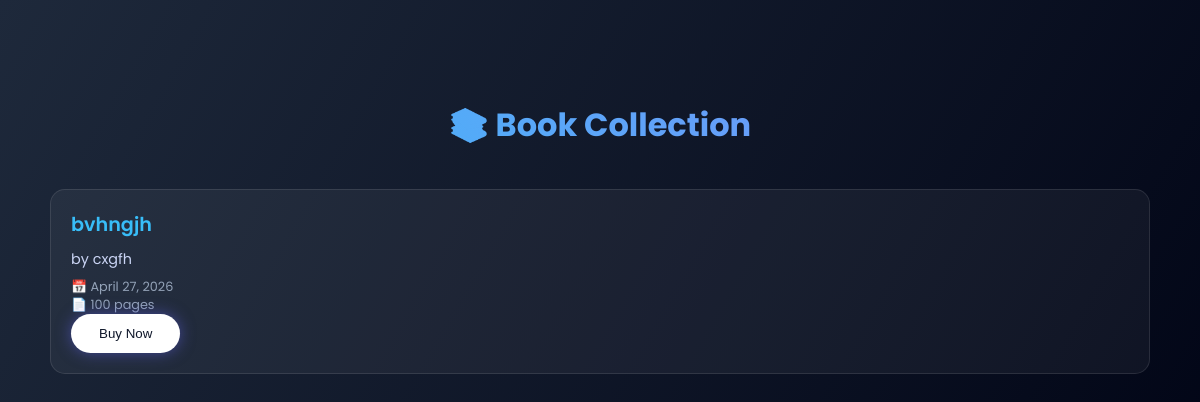
The page /books/ on the database as committed earlier.
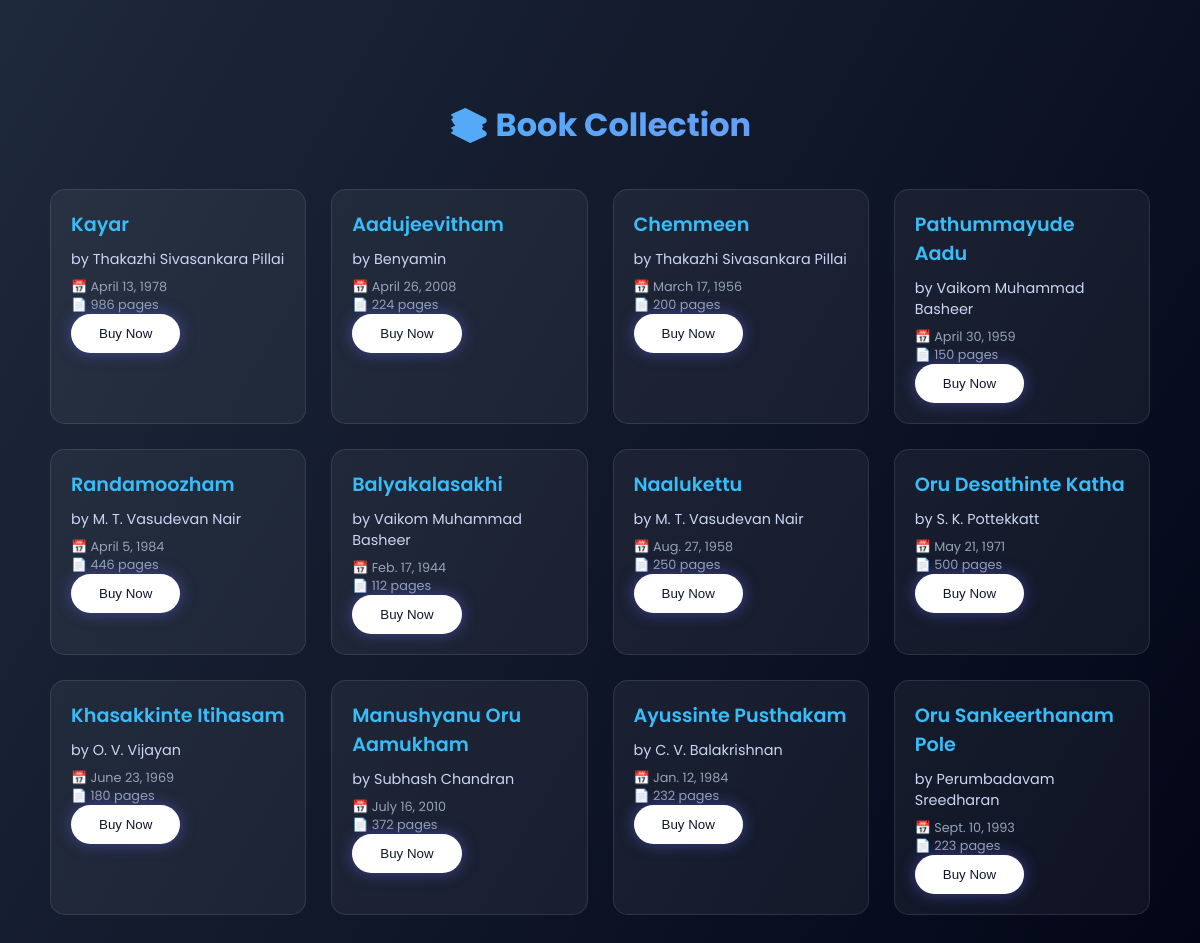
The same page on the database as committed later.
### project/models.py (models this page shows, shortened)
class Book(models.Model):
    title = models.CharField(max_length=200)
    author = models.CharField(max_length=200)
    published_date = models.DateField()
    pages = models.IntegerField()

### project/views.py (the view)
# urls.py: path('books/', views.books, name='books'),
def books(request):
    books = Book.objects.all()
    return render(request, 'books.html', {'books': books})

### templates/books.html (shortened to what this page needs)
<!DOCTYPE html>
<html lang="en">
<head>
</head>
<body>
<div class="container">
    <h1>📚 Book Collection</h1>
    <div class="book-grid">
        {% for i in books %}
            <div class="book-card">
                <div class="title">{{ i.title }}</div>
                <div class="author">by {{ i.author }}</div>
                <div class="details">
                    📅 {{ i.published_date }} <br>
                    📄 {{ i.pages }} pages
                </div>
                <a href="{% url 'buy_book' i.id %}">
                    <button class="btn" style="background:white; color:#0f172a;"
                        onclick="alert('✅ Book purchased successfully!')">
                        Buy Now
                    </button>
                </a>
            </div>
        {% empty %}
            <p class="empty">No books available.</p>
        {% endfor %}
    </div>
</div>
</body>
</html>

### templates/books.html (style rules this page uses)
body { font-family: 'Poppins', sans-serif; background: linear-gradient(120deg, #1e293b, #020617); color: white; margin: 0; padding: 0; }
.container { max-width: 1100px; margin: 60px auto; padding: 20px; }
h1 { text-align: center; margin-bottom: 40px; background: linear-gradient(45deg,#38bdf8,#818cf8); -webkit-background-clip: text; color: transparent; }
.book-grid { display: grid; grid-template-columns: repeat(auto-fit, minmax(250px, 1fr)); gap: 25px; }
.book-card { background: rgba(255,255,255,0.05); border-radius: 15px; padding: 20px; border: 1px solid rgba(255,255,255,0.1); transition: 0.3s; }
.title { font-size: 1.2rem; font-weight: 600; margin-bottom: 10px; color: #38bdf8; }
.author { font-size: 0.9rem; color: #cbd5f5; margin-bottom: 8px; }
.details { font-size: 0.8rem; color: #94a3b8; }
.btn { padding:12px 28px; border:none; border-radius:30px; background:linear-gradient(45deg,#38bdf8,#6366f1); color:white; cursor:pointer; font-weight:500; transition:0.3s; box-shadow:0 0 15px rgba(99,102,241,0.5); }

Rows that differ between the two databases and show on the page:
removed Book: title "bvhngjh", author "cxgfh", published_date "April 27, 2026", pages "100"
added Book: title "Kayar", author "Thakazhi Sivasankara Pillai", published_date "April 13, 1978", pages "986"
added Book: title "Aadujeevitham", author "Benyamin", published_date "April 26, 2008", pages "224"
added Book: title "Chemmeen", author "Thakazhi Sivasankara Pillai", published_date "March 17, 1956", pages "200"
added Book: title "Pathummayude Aadu", author "Vaikom Muhammad Basheer", published_date "April 30, 1959", pages "150"
added Book: title "Randamoozham", author "M. T. Vasudevan Nair", published_date "April 5, 1984", pages "446"
added Book: title "Balyakalasakhi", author "Vaikom Muhammad Basheer", published_date "Feb. 17, 1944", pages "112"
added Book: title "Naalukettu", author "M. T. Vasudevan Nair", published_date "Aug. 27, 1958", pages "250"
added Book: title "Oru Desathinte Katha", author "S. K. Pottekkatt", published_date "May 21, 1971", pages "500"
added Book: title "Khasakkinte Itihasam", author "O. V. Vijayan", published_date "June 23, 1969", pages "180"
added Book: title "Manushyanu Oru Aamukham", author "Subhash Chandran", published_date "July 16, 2010", pages "372"
added Book: title "Ayussinte Pusthakam", author "C. V. Balakrishnan", published_date "Jan. 12, 1984", pages "232"
added Book: title "Oru Sankeerthanam Pole", author "Perumbadavam Sreedharan", published_date "Sept. 10, 1993", pages "223"
